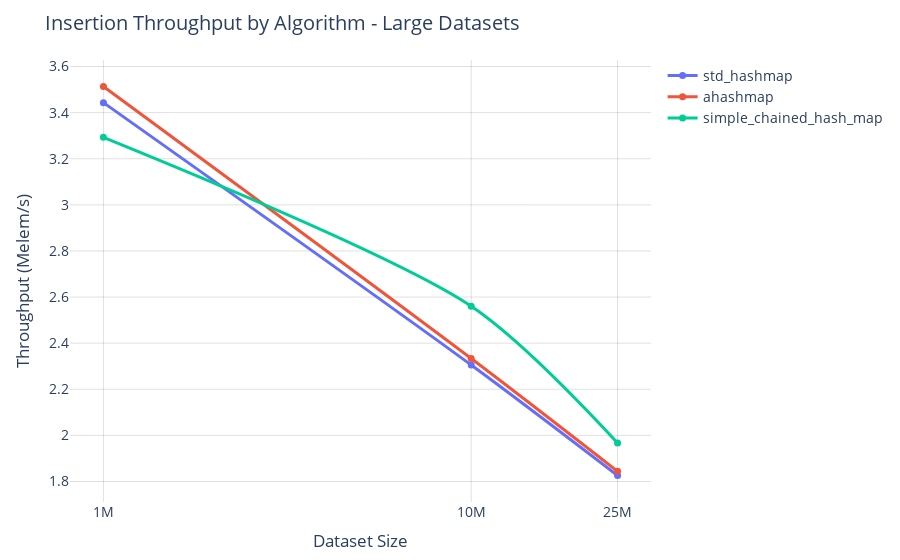

Notebook code cell kept with this figure:
### Code cell
fig = plot_bench(df, "insertion", "Insertion Throughput by Algorithm - Large Datasets", bench_type="throughput", min_size=1000000)
fig.show()

### Figure 1 — Plotly figure (JSON) as saved in the notebook; plotly's stock layout.template omitted (floating-point values rounded to 4 significant figures)
{"data": [{"hovertemplate": "Algorithm=std_hashmap<br>Dataset Size=%{x}<br>Throughput (Melem/s)=%{y}<extra></extra>", "legendgroup": "std_hashmap", "line": {"color": "#636EFA", "dash": "solid", "shape": "spline", "smoothing": 0.8, "width": 3}, "marker": {"size": 7, "symbol": "circle"}, "mode": "lines+markers", "name": "std_hashmap", "orientation": "v", "showlegend": true, "type": "scatter", "x": [1000000, 10000000, 25000000], "xaxis": "x", "y": [3.443, 2.305, 1.826], "yaxis": "y"}, {"hovertemplate": "Algorithm=ahashmap<br>Dataset Size=%{x}<br>Throughput (Melem/s)=%{y}<extra></extra>", "legendgroup": "ahashmap", "line": {"color": "#EF553B", "dash": "solid", "shape": "spline", "smoothing": 0.8, "width": 3}, "marker": {"size": 7, "symbol": "circle"}, "mode": "lines+markers", "name": "ahashmap", "orientation": "v", "showlegend": true, "type": "scatter", "x": [1000000, 10000000, 25000000], "xaxis": "x", "y": [3.514, 2.334, 1.844], "yaxis": "y"}, {"hovertemplate": "Algorithm=simple_chained_hash_map<br>Dataset Size=%{x}<br>Throughput (Melem/s)=%{y}<extra></extra>", "legendgroup": "simple_chained_hash_map", "line": {"color": "#00CC96", "dash": "solid", "shape": "spline", "smoothing": 0.8, "width": 3}, "marker": {"size": 7, "symbol": "circle"}, "mode": "lines+markers", "name": "simple_chained_hash_map", "orientation": "v", "showlegend": true, "type": "scatter", "x": [1000000, 10000000, 25000000], "xaxis": "x", "y": [3.293, 2.56, 1.967], "yaxis": "y"}], "layout": {"autosize": true, "font": {"size": 14}, "hovermode": "x unified", "legend": {"title": {"text": ""}, "tracegroupgap": 0}, "margin": {"b": 55, "l": 70, "r": 20, "t": 60}, "title": {"text": "Insertion Throughput by Algorithm - Large Datasets"}, "xaxis": {"anchor": "y", "autorange": true, "domain": [0, 1], "gridcolor": "rgba(0, 0, 0, 0.12)", "range": [5.912, 7.486], "showgrid": true, "ticktext": ["10K", "100K", "1M", "10M", "25M"], "tickvals": [10000, 100000, 1000000, 10000000, 25000000], "title": {"text": "Dataset Size"}, "type": "log"}, "yaxis": {"anchor": "x", "autorange": true, "domain": [0, 1], "gridcolor": "rgba(0, 0, 0, 0.12)", "range": [1.693, 3.646], "showgrid": true, "title": {"text": "Throughput (Melem/s)"}, "type": "linear"}}}
